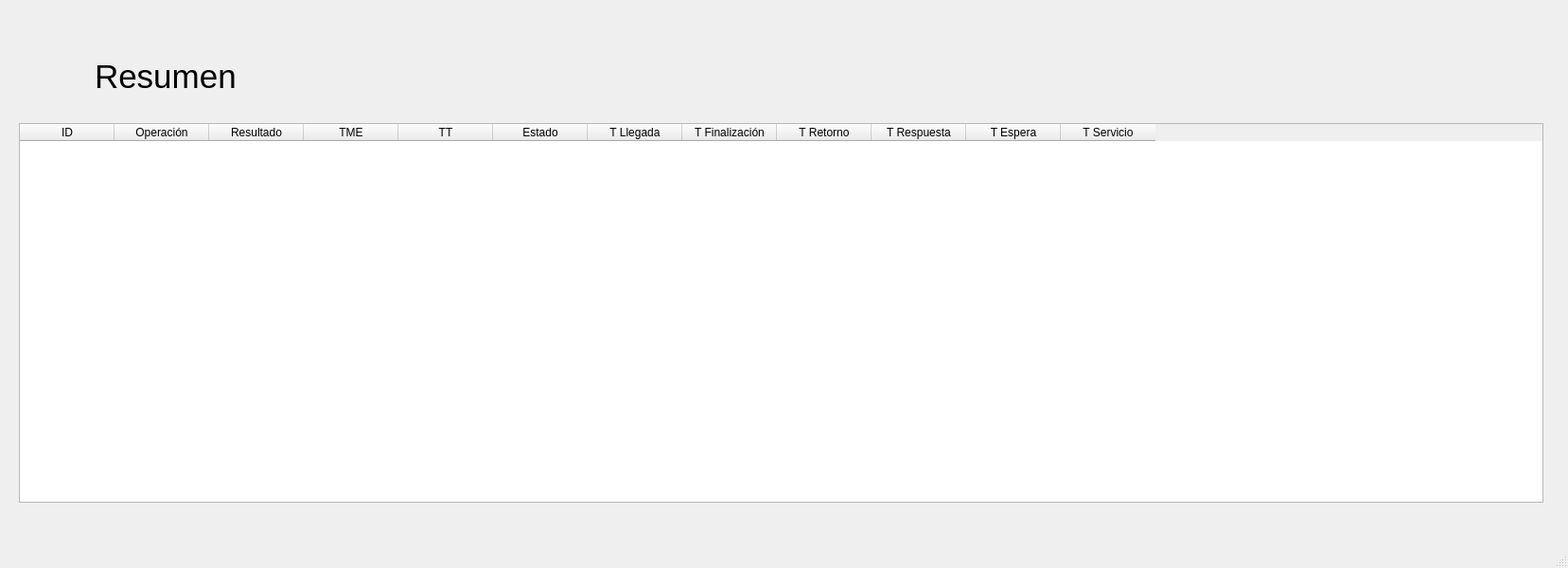
<?xml version="1.0" encoding="UTF-8"?>
<ui version="4.0">
 <class>MainWindow</class>
 <widget class="QMainWindow" name="MainWindow">
  <property name="geometry">
   <rect>
    <x>0</x>
    <y>0</y>
    <width>1657</width>
    <height>600</height>
   </rect>
  </property>
  <property name="windowTitle">
   <string>MainWindow</string>
  </property>
  <widget class="QWidget" name="centralwidget">
   <widget class="QTableWidget" name="tableWidget">
    <property name="geometry">
     <rect>
      <x>20</x>
      <y>130</y>
      <width>1611</width>
      <height>401</height>
     </rect>
    </property>
    <column>
     <property name="text">
      <string>ID</string>
     </property>
    </column>
    <column>
     <property name="text">
      <string>Operación</string>
     </property>
    </column>
    <column>
     <property name="text">
      <string>Resultado</string>
     </property>
    </column>
    <column>
     <property name="text">
      <string>TME</string>
     </property>
    </column>
    <column>
     <property name="text">
      <string>TT</string>
     </property>
    </column>
    <column>
     <property name="text">
      <string>Estado</string>
     </property>
    </column>
    <column>
     <property name="text">
      <string>T Llegada</string>
     </property>
    </column>
    <column>
     <property name="text">
      <string>T Finalización</string>
     </property>
    </column>
    <column>
     <property name="text">
      <string>T Retorno</string>
     </property>
    </column>
    <column>
     <property name="text">
      <string>T Respuesta</string>
     </property>
    </column>
    <column>
     <property name="text">
      <string>T Espera</string>
     </property>
    </column>
    <column>
     <property name="text">
      <string>T Servicio</string>
     </property>
    </column>
   </widget>
   <widget class="QLabel" name="label">
    <property name="geometry">
     <rect>
      <x>100</x>
      <y>60</y>
      <width>361</width>
      <height>41</height>
     </rect>
    </property>
    <property name="font">
     <font>
      <pointsize>26</pointsize>
     </font>
    </property>
    <property name="text">
     <string>Resumen</string>
    </property>
   </widget>
  </widget>
  <widget class="QMenuBar" name="menubar">
   <property name="geometry">
    <rect>
     <x>0</x>
     <y>0</y>
     <width>1657</width>
     <height>26</height>
    </rect>
   </property>
  </widget>
  <widget class="QStatusBar" name="statusbar"/>
 </widget>
 <resources/>
 <connections/>
</ui>
